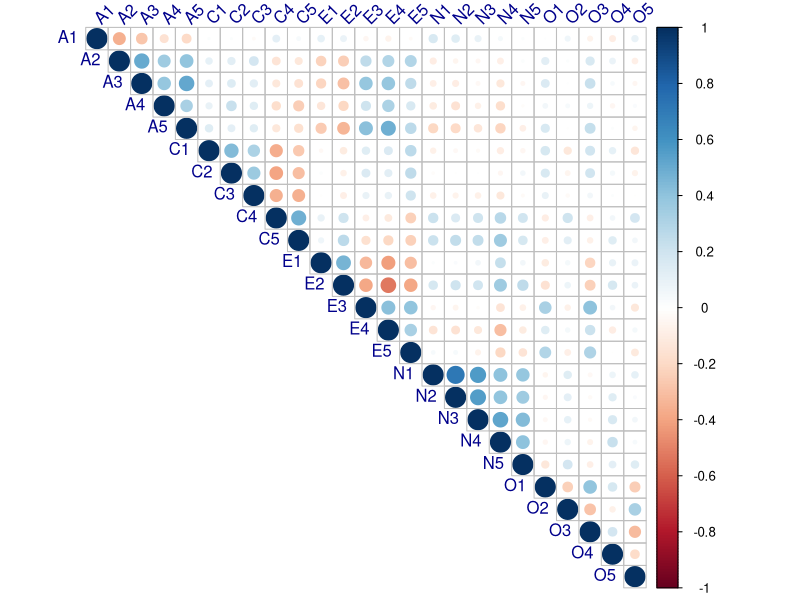
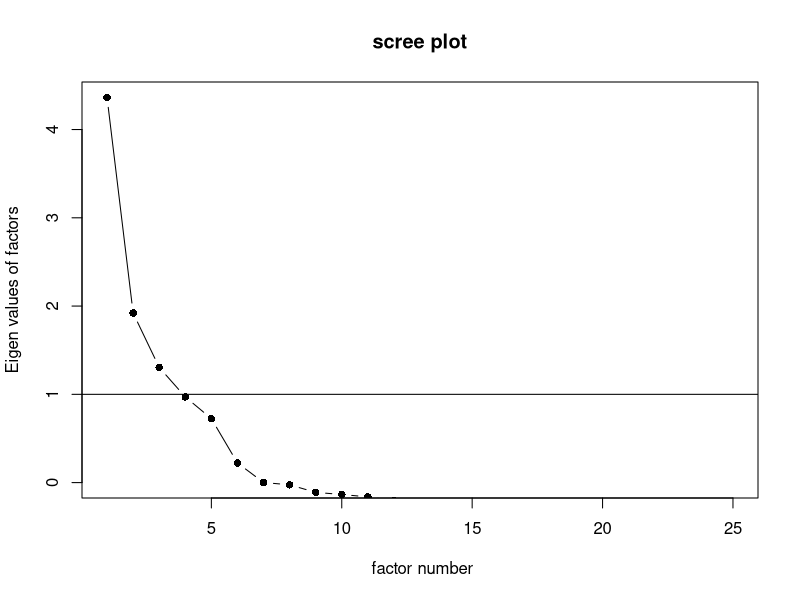
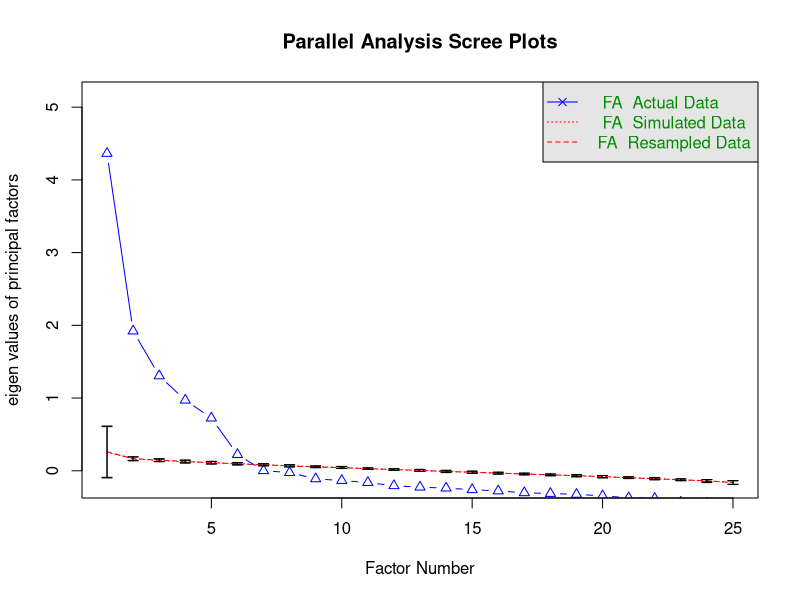
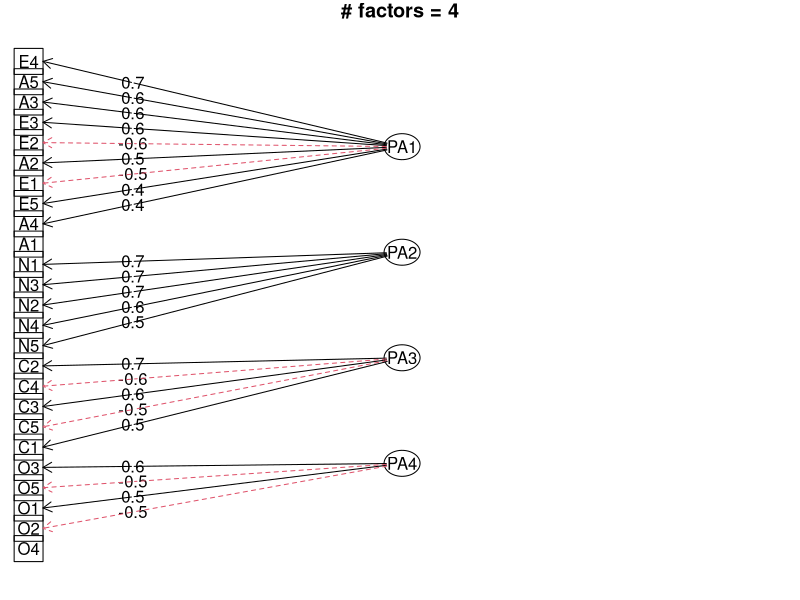
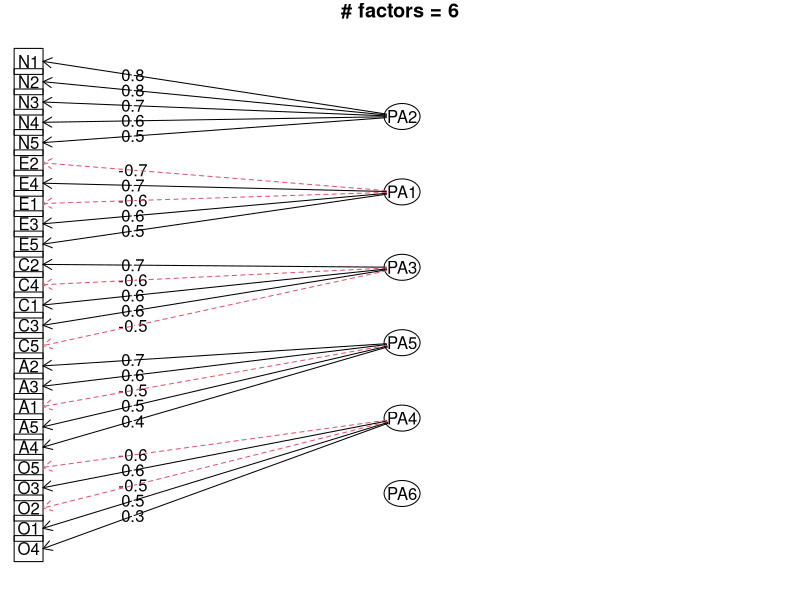
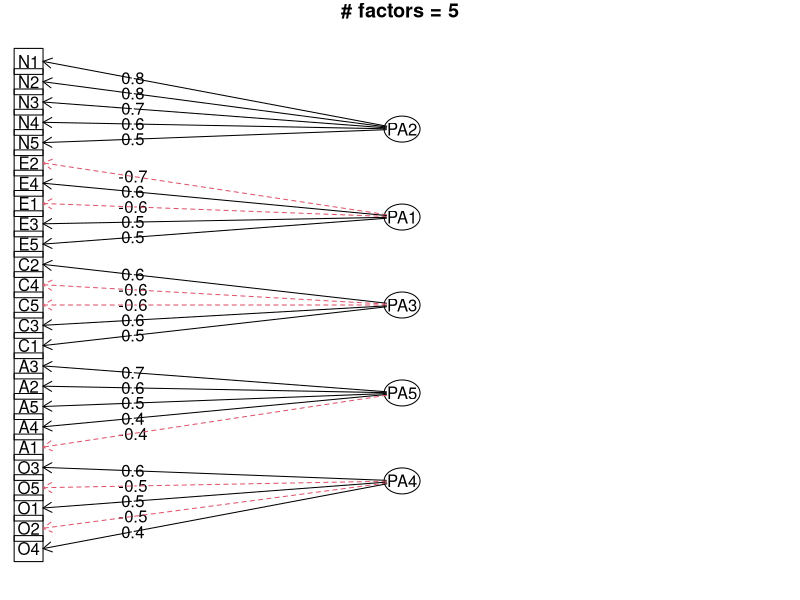
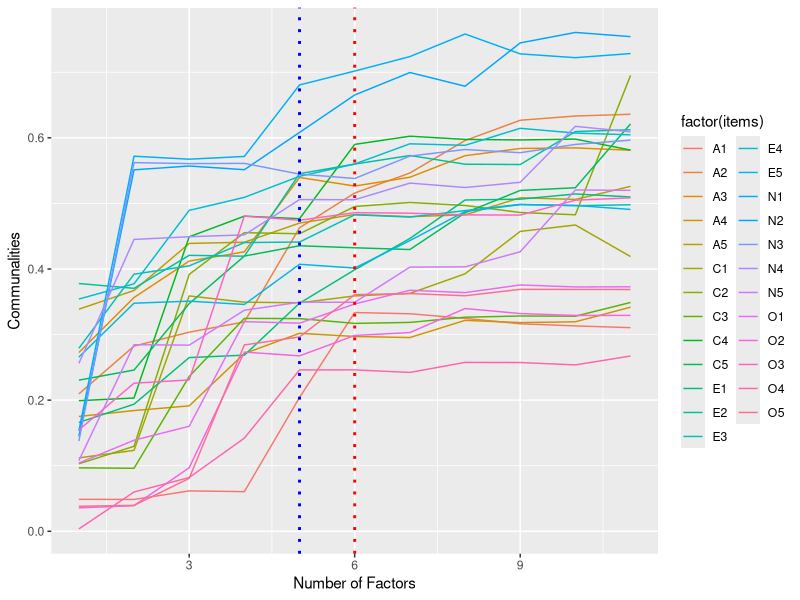
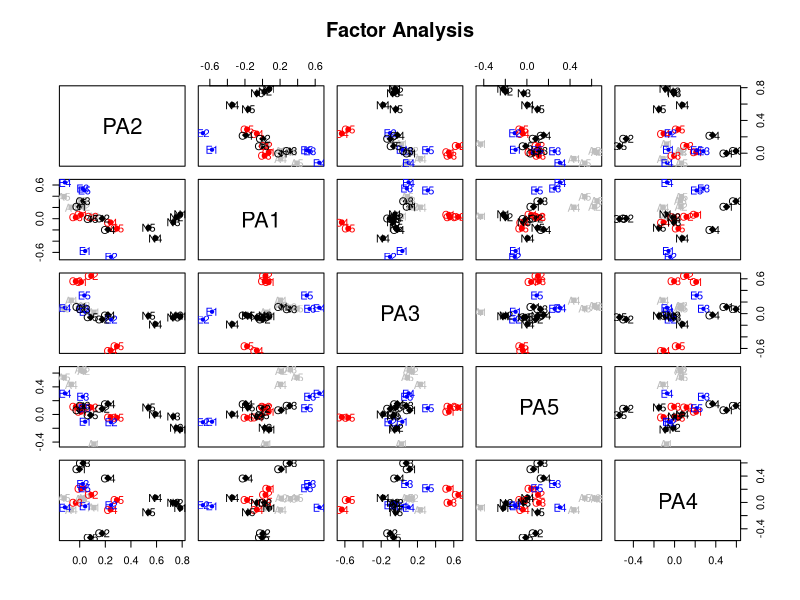

R code for these plots, in order:
## ---- chunk 1
knitr::opts_chunk$set(echo = TRUE)
## ---- chunk 2
library(psych)
library(GPArotation)
library(tidyverse)
library(corrplot)
mydata = bfi[1:25]
desp = describe(mydata ) %>%
  select(vars, n, mean, sd, median, min, max, range)
desp
## ---- chunk 3
sum(complete.cases(bfi[1:25]))
## ---- chunk 4
mydata = bfi[1:25][complete.cases(bfi[1:25]),]
corrplot(cor(mydata), type = "upper", tl.col = "darkblue", tl.srt = 45)
## ---- chunk 5
KMO(mydata)
## ---- chunk 6
cortest.bartlett(mydata)
## ---- chunk 7
scree(mydata, fa = TRUE, pc = FALSE, main = "scree plot")
## ---- chunk 8
fa.parallel(mydata, fa = 'fa', error.bars = TRUE)
## ---- chunk 9
fa4 = fa(mydata, nfactors = 4, fm="pa", max.iter = 100, rotate = "varimax")
fa.diagram(fa4, main = "# factors = 4")
## ---- chunk 10
fa6 = fa(mydata, nfactors = 6, fm="pa", max.iter = 100, rotate = "varimax")
fa.diagram(fa6, main = "# factors = 6")
## ---- chunk 11
fa5 = fa(mydata, nfactors = 5, fm="pa", max.iter = 100, rotate = "varimax")
fa.diagram(fa5, main = "# factors = 5")

## ---- chunk 12
print(fa5$loadings, cutoff=0, digits=3)
## ---- chunk 13
print(fa5$communality, cutoff=0, digits=3)
## ---- chunk 14
com_matrix = c()
for(i in 1:11){
  result <- fa(mydata, nfactors = i, fm="pa", max.iter = 100, rotate = "varimax")
  com_matrix = rbind(com_matrix, result$communality)
}

as.tibble(com_matrix) %>%  
  gather(items, loadings) %>%
  group_by(items) %>%
  mutate(n = 1:11) %>%
  ggplot(aes(x = n ,y = loadings)) +
  geom_line(aes(colour = factor(items)), size = 0.5) +
  geom_vline(xintercept = 5, linetype="dotted", color = "blue", size=1) +
  geom_vline(xintercept = 6, linetype="dotted", color = "red", size=1) +
  xlab("Number of Factors") + ylab("Communalities")
## ---- chunk 15
nfactors = 5
fa5 = fa(mydata, nfactors = nfactors, fm="pa", max.iter = 100, rotate = "varimax")
var_per = 100*fa5$values[1:nfactors]/sum(fa5$values[1:nfactors])
cum_var = cumsum(var_per)
tb = as.data.frame(cbind(Var = var_per, Cum.var = cum_var))
tb %>%
  transmute(Factor = paste0('factor',1:nfactors), 
            Var = sprintf('%4.2f%%', Var),
            Cum.var = sprintf('%4.2f%%', Cum.var)) %>%
  knitr::kable()
## ---- chunk 16
factor.plot(fa5, labels = rownames(fa5$loadings))
